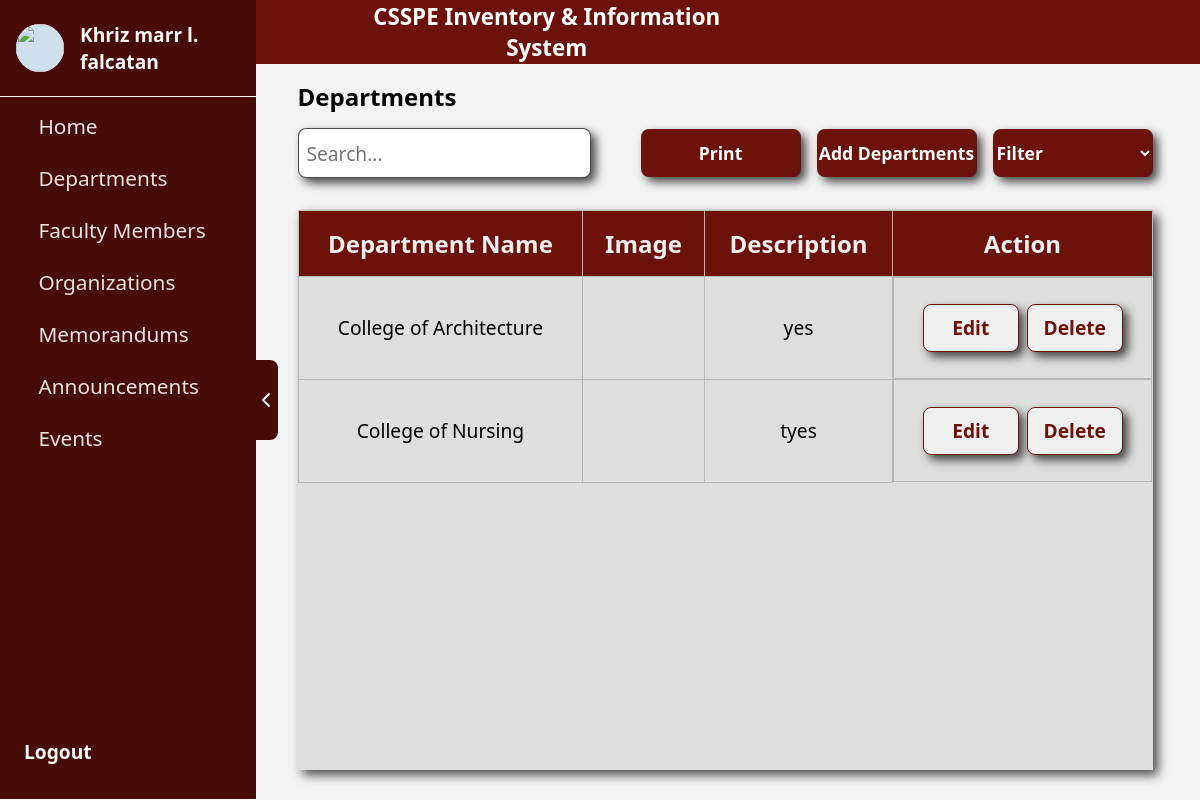
Before: /informationAdmin/program.php with the older database file.
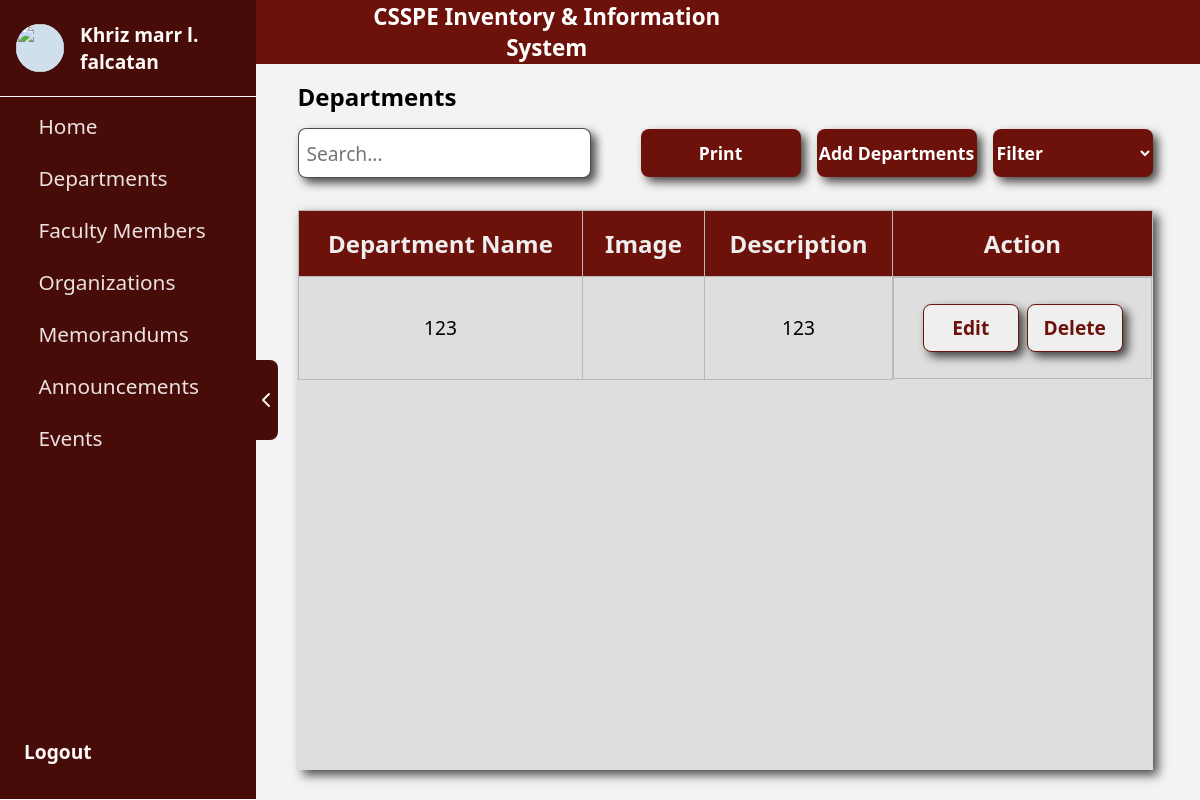
After: the same page with the newer database file.
### tables this page shows
CREATE TABLE `departments` (
  `id` int(11) NOT NULL,
  `department_name` varchar(255) NOT NULL,
  `description` text NOT NULL,
  `image` varchar(255) NOT NULL
);

### informationAdmin/program.php (the view, shortened to what this page needs)
<?php
require_once '../conn/conn.php';
$query = "SELECT * FROM departments";
$result = mysqli_query($conn, $query);
?>
<!DOCTYPE html>
<html lang="en">
<head>
    <link rel="stylesheet" href="../assets/css/program.css">
    <link rel="stylesheet" href="../assets/css/sidebar.css">
    <link href="https://cdn.jsdelivr.net/npm/sweetalert2@11/dist/sweetalert2.min.css" rel="stylesheet">
</head>
<body>
    <div class="body">
        <div class="sidebar">
            <div class="sidebarContent">
                <div class="arrowContainer" style="margin-left: 80rem;" id="toggleButton">
                    <div class="subArrowContainer">
                        <img class="hideIcon" src="../assets/img/arrow.png" alt="">
                    </div>
                </div>
            </div>
            <div class="userContainer">
                <div class="subUserContainer">
                    <div class="userPictureContainer">
                        <div class="subUserPictureContainer">
                            <img class="subUserPictureContainer" src="../assets/img/CSSPE.png" alt="">
                        </div>
                    </div>
                    <div class="userPictureContainer1">
                        <p>Khriz marr l. falcatan</p>
                    </div>
                </div>
                <div class="navContainer">
                    <div class="subNavContainer">
                        <a href="../homePage/">
                            <div class="buttonContainer1">
                                <div class="nameOfIconContainer">
                                    <p>Home</p>
                                </div>
                            </div>
                        </a>
                        <a href="../informationAdmin/program.php">
                            <div class="buttonContainer1">
                                <div class="nameOfIconContainer">
                                    <p>Departments</p>
                                </div>
                            </div>
                        </a>
                        <a href="../informationAdmin/facultyMember.php">
                            <div class="buttonContainer1">
                                <div class="nameOfIconContainer">
                                    <p>Faculty Members</p>
                                </div>
                            </div>
                        </a>
                        <a href="../informationAdmin/oraganization.php">
                            <div class="buttonContainer1">
                                <div class="nameOfIconContainer">
                                    <p>Organizations</p>
                                </div>
                            </div>
                        </a>
                        <a href="../informationAdmin/memorandum.php">
                            <div class="buttonContainer1">
                                <div class="nameOfIconContainer">
                                    <p>Memorandums</p>
                                </div>
                            </div>
                        </a>
                        <a href="../informationAdmin/announcement.php">
                            <div class="buttonContainer1">
                                <div class="nameOfIconContainer">
                                    <p>Announcements</p>
                                </div>
                            </div>
                        </a>
                        <a href="../informationAdmin/events.php">
                            <div class="buttonContainer1">
                                <div class="nameOfIconContainer">
                                    <p>Events</p>
                                </div>
                            </div>
                        </a>
                    </div>
                </div>
                <div class="subUserContainer">
                    <a href="../logout.php">
                        <div style="margin-left: 1.5rem;" class="userPictureContainer1">
                            <p>Logout</p>
                        </div>
                    </a>
                </div>
            </div>
        </div>
        <div class="mainContainer" style="margin-left: 250px;">
            <div class="container">
                <div class="headerContainer">
                    <div class="subHeaderContainer">
                        <div class="logoContainer">
                        </div>
                        <div class="collegeNameContainer">
                            <p>CSSPE Inventory & Information System</p>
                        </div>
                    </div>
                </div>
                <div class="textContainer">
                    <p class="text">Departments</p>
                </div>
                <div class="searchContainer">
                    <input class="searchBar" type="text" placeholder="Search...">
                    <div class="printButton" style="gap: 1rem; display: flex; width: 90%;">
                        <button class="addButton size">Print</button>
                        <button onclick="addProgram()" class="addButton size">Add Departments</button>
                        <select name="" class="addButton size" id="">
                            <option value="">Filter</option>
                        </select>
                    </div>
                </div>
                <div class="tableContainer">
                    <table>
                        <thead>
                            <tr>
                                <th>Department Name</th>
                                <th>Image</th>
                                <th>Description</th>
                                <th>Action</th>
                            </tr>
                        </thead>
                        <tbody>
                            <tr>
                                <?php while ($row = mysqli_fetch_assoc($result)): ?>
                            <tr>
                                <td><?php echo htmlspecialchars($row['department_name']); ?></td>
                                <td><img class="image" src="<?php echo htmlspecialchars($row['image']); ?>" alt=""></td>
                                <td><?php echo htmlspecialchars($row['description']); ?></td>
                                <td class="button">
                                    <a href="#" onclick="editProgram(
                                            <?php echo $row['id']; ?>,
                                            '<?php echo addslashes($row['department_name']); ?>',
                                            '<?php echo addslashes($row['description']); ?>',
                                            '<?php echo addslashes($row['image']); ?>'
                                        )">
                                        <button class="addButton1" style="width: 6rem;">Edit</button>
                                    </a>
                                    <a href="#" onclick="deleteProgram(<?php echo $row['id']; ?>)">
                                        <button class="addButton1" style="width: 6rem;">Delete</button>
                                    </a>
                                </td>
                            </tr>
                        <?php endwhile; ?>
                        </tr>
                        </tbody>
                    </table>
                </div>
            </div>
        </div>
    </div>
</body>
</html>

### assets/css/program.css (style rules this page uses)
* { padding: 0; margin: 0; font-family: system-ui, -apple-system, BlinkMacSystemFont, 'Segoe UI', Roboto, Oxygen, Ubuntu, Cantarell, 'Open Sans', 'Helvetica Neue', sans-serif; }
.body { background-color: rgb(243, 243, 243); display: grid; grid-template-columns: 1fr; height: 100vh; overflow: hidden; }
.mainContainer { background-color: rgb(243, 243, 243); }
.headerContainer { height: 4rem; background-color: rgb(109, 18, 10); display: flex; gap: 0.5rem; flex-direction: row; }
.subHeaderContainer { height: 100%; width: 4rem; margin-left: 1rem; display: flex; align-items: center; justify-content: center; }
.collegeNameContainer { height: 100%; display: flex; align-items: center; justify-content: center; font-size: 2rem; color: white; display: none; }
.container { height: 100%; display: flex; align-items: center; flex-direction: column; width: 100%; }
.textContainer { height: 4rem; display: flex; align-items: center; justify-content: center; font-size: min(2rem, 1.5rem); font-weight: bold; width: 100%; }
.searchContainer { display: flex; align-items: center; justify-content: center; gap: 1rem; flex-direction: column; width: 100%; }
.searchBar { height: 3rem; width: 90%; border-radius: 0.5rem; box-shadow: 5px 5px 10px rgba(0, 0, 0, 0.699); font-size: 1.2rem; border: solid rgba(0, 0, 0, 0.699) 1px; padding-left: 0.5rem; }
.addButton { width: 92%; height: 3rem; border: none; border-radius: 0.5rem; background-color: rgb(109, 18, 10); color: white; font-size: min(1.2rem, 1.1rem); font-weight: bold; cursor: pointer; transition: all 0.15s; box-shadow: 5px 5px 10px rgba(0, 0, 0, 0.699); }
.addButton1 { width: 92%; height: 3rem; border: solid rgb(109, 18, 10) 1px; border-radius: 0.5rem; color: rgb(109, 18, 10); font-size: 1.2rem; font-weight: bold; cursor: pointer; transition: all 0.15s; box-shadow: 5px 5px 10px rgba(0, 0, 0, 0.699); }
.tableContainer { margin-top: 2rem; width: 90%; overflow: auto; background-color: rgb(223, 222, 222); box-shadow: 5px 5px 10px rgba(0, 0, 0, 0.699); overflow: auto; }
.button { display: flex; flex-direction: column; gap: 0.5rem; }
.collegeNameContainer { height: 100%; display: flex; align-items: center; justify-content: center; font-size: 2rem; color: white; display: none; width: 30rem; }
.logoContainer { height: 100%; width: 4rem; display: flex; justify-content: center; align-items: center; }
.headerContainer { height: 4rem; width: 100%; padding: 0 0.5rem 0 0.5rem; }
.subHeaderContainer { display: flex; justify-content: center; align-items: center; flex-direction: row; gap: 0.5rem; }
@media only screen and (min-width: 601px) { .subHeaderContainer { width: 31rem; } }
@media only screen and (min-width: 601px) { .collegeNameContainer { display: flex; font-size: 1.4rem; font-weight: bold; } }
@media only screen and (min-width: 601px) { table { border-collapse: collapse; text-align: center; width: 100%; } }
@media only screen and (min-width: 601px) { th { background-color: rgb(109, 18, 10); color: rgb(239,239,239); font-size: 1.5rem; } }
@media only screen and (min-width: 601px) { td { font-size: 1.2rem; } }
@media only screen and (min-width: 601px) { th, td { border: solid #b8b8b8 0.1px; height: 2rem; padding: 1rem; justify-content: center; align-items: center; } }
@media only screen and (min-width: 601px) { .button { flex-direction: row; height: 4.3rem; padding: 1rem; } }
@media only screen and (min-width: 601px) { .searchContainer { flex-direction: row; justify-content: space-between; width: 90%; } }
@media only screen and (min-width: 601px) { .searchBar { width: 25rem; } }
@media only screen and (min-width: 601px) { .size { width: 10rem; } }
@media only screen and (min-width: 601px) { .tableContainer { height: 70%; } }
@media only screen and (min-width: 601px) { .textContainer { justify-content: left; } }
@media only screen and (min-width: 601px) { .text { margin-left: 5%; } }
@media only screen and (min-width: 601px) { .printButton { display: flex; justify-content: right; } }

Changed rows visible on the page:
removed departments: department_name "College of Architecture", description "yes"
removed departments: department_name "College of Nursing", description "tyes"
added departments: department_name "123", description "123"
